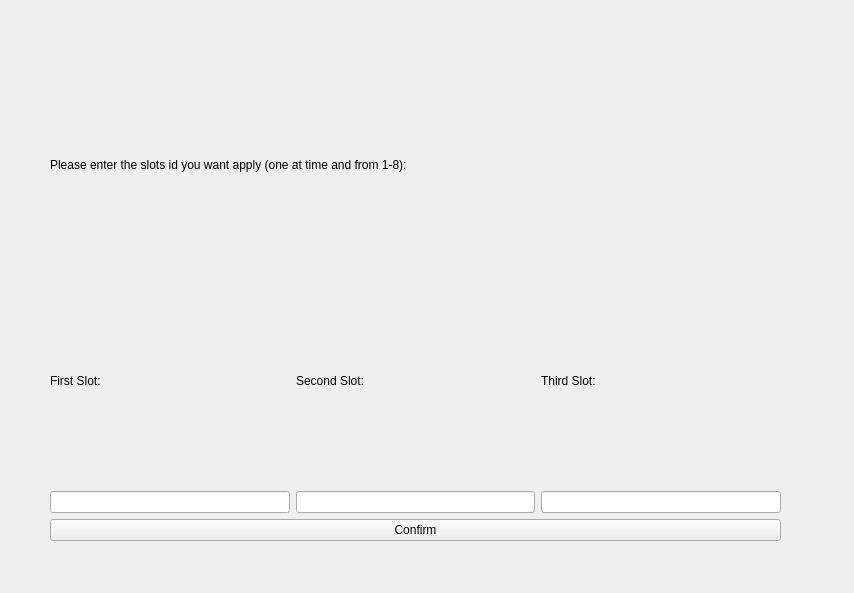
<?xml version="1.0" encoding="UTF-8"?>
<ui version="4.0">
 <class>choose_slots</class>
 <widget class="QWidget" name="choose_slots">
  <property name="geometry">
   <rect>
    <x>0</x>
    <y>0</y>
    <width>854</width>
    <height>593</height>
   </rect>
  </property>
  <property name="windowTitle">
   <string>Form</string>
  </property>
  <widget class="QWidget" name="verticalLayoutWidget">
   <property name="geometry">
    <rect>
     <x>50</x>
     <y>60</y>
     <width>731</width>
     <height>481</height>
    </rect>
   </property>
   <layout class="QVBoxLayout" name="verticalLayout_2">
    <item>
     <layout class="QHBoxLayout" name="horizontalLayout_3">
      <item>
       <layout class="QVBoxLayout" name="verticalLayout">
        <item>
         <widget class="QLabel" name="label">
          <property name="text">
           <string>Please enter the slots id you want apply (one at time and from 1-8):</string>
          </property>
         </widget>
        </item>
        <item>
         <layout class="QHBoxLayout" name="horizontalLayout_2">
          <item>
           <widget class="QLabel" name="label_2">
            <property name="text">
             <string>First Slot:</string>
            </property>
           </widget>
          </item>
          <item>
           <widget class="QLabel" name="label_3">
            <property name="text">
             <string>Second Slot:</string>
            </property>
           </widget>
          </item>
          <item>
           <widget class="QLabel" name="label_4">
            <property name="text">
             <string>Third Slot:</string>
            </property>
           </widget>
          </item>
         </layout>
        </item>
        <item>
         <layout class="QHBoxLayout" name="horizontalLayout">
          <item>
           <widget class="QLineEdit" name="slot1line"/>
          </item>
          <item>
           <widget class="QLineEdit" name="slot2line"/>
          </item>
          <item>
           <widget class="QLineEdit" name="slot3line"/>
          </item>
         </layout>
        </item>
       </layout>
      </item>
     </layout>
    </item>
    <item>
     <widget class="QPushButton" name="confirmbtn">
      <property name="text">
       <string>Confirm</string>
      </property>
     </widget>
    </item>
   </layout>
  </widget>
 </widget>
 <resources/>
 <connections/>
</ui>
